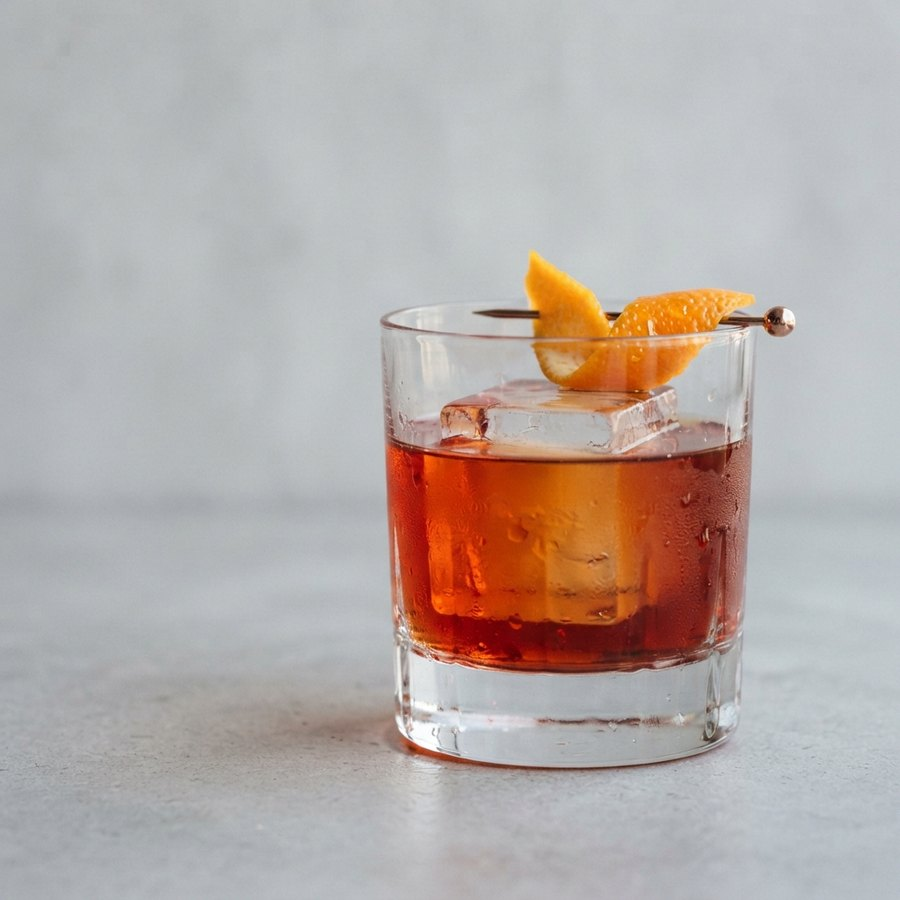
#> input picture specs/v4-mockups/split/img/boulevardier.jpg, 900 x 900 px, given in place of boulevardier.jpg.png, which was not available
$ python -i proofs.py   (imports and definitions only)
#> lines starting #> are read from the running program, lines starting #| are printed output that depends on the picture; pictures that were not available may be replaced by others from this repository, and a replacement may not be noted
"""
Mock images for the Split direction (v4). Two faces per drink:

  img/<id>.jpg        the studio master as it is: full colour, cool grey
                      seamless, no tungsten re-light (spec section 7).
  img/proof/<id>.jpg  the "proof": a drink you have not caught, as a pale
                      grey impression of the same frame. Luminance only,
                      compressed into a narrow band just under white, so it
                      sits on `tint` #F4F4F4 with no seam and never competes
                      with a caught photo. Colour is what you have caught.

  python3 tools/proofs.py            (from specs/v4-mockups/split/)

Reads ~/Desktop/CLINK DEX PHOTOS/<id>.png (the 1024px masters the app's
photo build already reads). Writes only under this folder.
"""
import os
import sys

import numpy as np
from PIL import Image

HERE = os.path.dirname(os.path.dirname(os.path.abspath(__file__)))
SRC = os.path.expanduser('~/Desktop/CLINK DEX PHOTOS')

COLOUR = [
    'negroni', 'paper-plane', 'daiquiri', 'americano', 'boulevardier', 'tom-collins',
    'gin-fizz', 'margarita', 'caesar', 'brandy-alexander', 'espresso-martini',
    'white-russian', 'ramos-gin-fizz', 'frozen-margarita', 'aperol-spritz',
    'old-fashioned', 'aviation', 'last-word', 'clover-club', 'french-75', 'gimlet',
    'whiskey-sour', 'bloody-mary', 'martini', 'mojito', 'cape-codder',
]
PROOF = [
    'greyhound', 'grasshopper', 'porto-flip', 'bushwacker', 'miami-vice',
    'negroni-sbagliato', 'white-negroni', 'martini', 'mojito', 'cape-codder',
]

# The proof band, in sRGB 0..255: the master's seamless (~0.78 luminance)
# lands on TINT so the tile has no edge; the darkest glass lands near FLOOR.
TINT = 244.0
FLOOR = 186.0
SEAMLESS = 0.80


def colour(i):
    im = Image.open(os.path.join(SRC, f'{i}.png')).convert('RGB').resize((900, 900), Image.LANCZOS)
    im.save(os.path.join(HERE, 'img', f'{i}.jpg'), quality=86, optimize=True)


def proof(i):
#> called with i = '../img/boulevardier.jpg'
    im = Image.open(os.path.join(SRC, f'{i}.png')).convert('RGB').resize((360, 360), Image.LANCZOS)
    a = np.asarray(im).astype(np.float32) / 255.0
    lum = 0.2126 * a[..., 0] + 0.7152 * a[..., 1] + 0.0722 * a[..., 2]
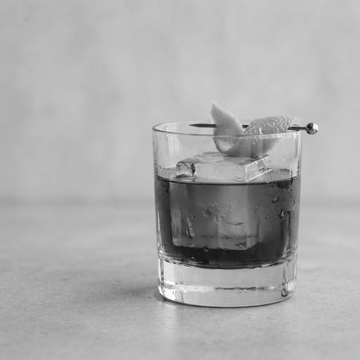
#> lum: shape (360, 360) float32; min 0.0734, max 1, mean 0.683
    # Distance from the seamless, both ways, compressed into the band.
    out = TINT - (SEAMLESS - lum) * (TINT - FLOOR) / SEAMLESS
    out = np.clip(out, FLOOR - 8, 252)
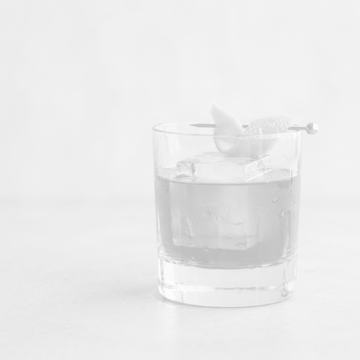
#> out: shape (360, 360) float32; min 191.3, max 252, mean 235.5
    g = Image.fromarray(out.astype(np.uint8), 'L').convert('RGB')
    g.save(os.path.join(HERE, 'img', 'proof', f'{i}.jpg'), quality=88, optimize=True)


# [6 lines not run here, left out]

>>> result = proof('../img/boulevardier.jpg')

$ run again, on specs/v4-mockups/split/img/cape-codder.jpg
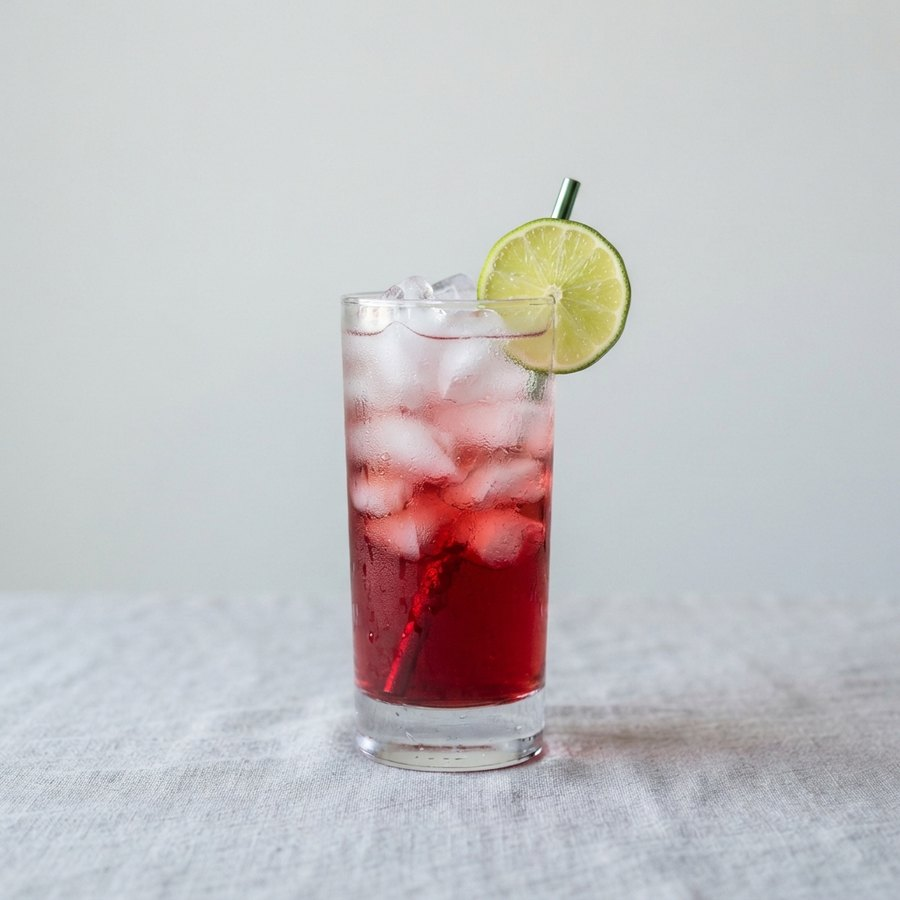
#> input picture specs/v4-mockups/split/img/cape-codder.jpg, 900 x 900 px, given in place of cape-codder.jpg.png, which was not available
#> in proof, `lum = 0.2126 * a[..., 0] + 0.7152 * a[..., 1] + 0.0722 * a[..., 2]`:
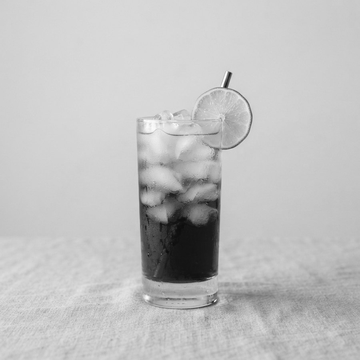
#> lum: shape (360, 360) float32; min 0.0525, max 1, mean 0.759
#> in proof, `out = np.clip(out, FLOOR - 8, 252)`:
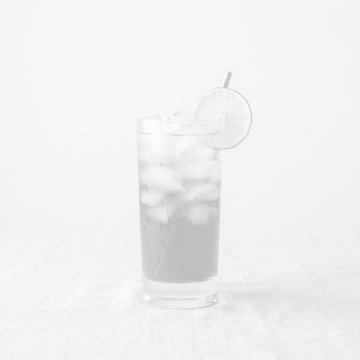
#> out: shape (360, 360) float32; min 189.8, max 252, mean 241

$ run again, on specs/v4-mockups/split/img/gimlet.jpg
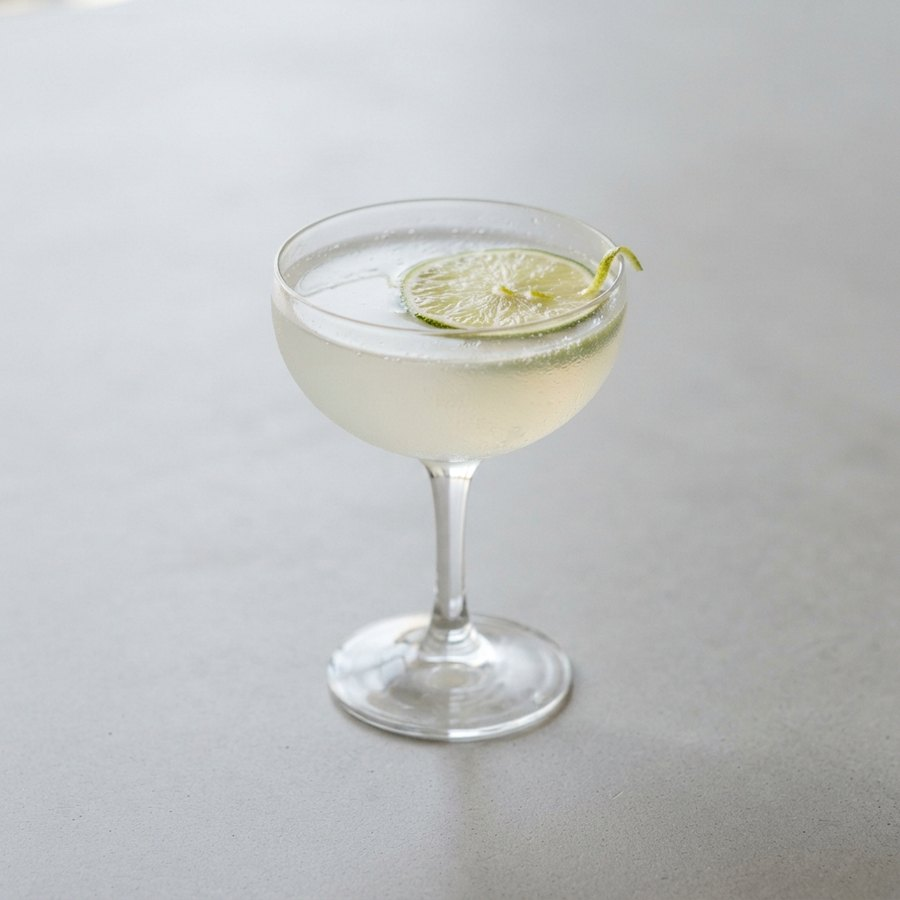
#> input picture specs/v4-mockups/split/img/gimlet.jpg, 900 x 900 px, given in place of gimlet.jpg.png, which was not available
#> in proof, `out = TINT - (SEAMLESS - lum) * (TINT - FLOOR) / SEAMLESS`:
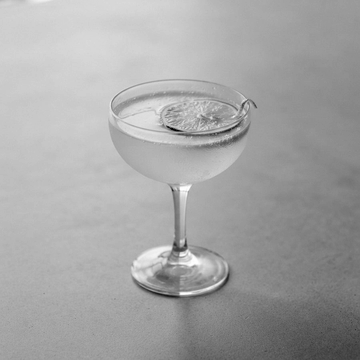
#> out: shape (360, 360) float32; min 208, max 258.5, mean 240.8; drawn with min black and max white
#> in proof, `out = np.clip(out, FLOOR - 8, 252)`:
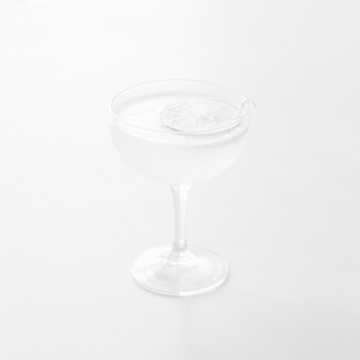
#> out: shape (360, 360) float32; min 208, max 252, mean 240.7
